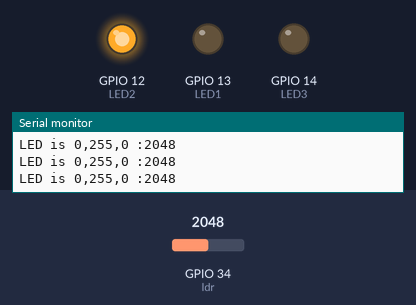
Bench run of a sketch on a simulated ESP32. Shown: output pins drawn as LEDs (lit = HIGH), the last lines printed to the serial monitor. The inputs (shaded band) are chosen by the test bench; at power-on: GPIO 34 (ldr) = 2048.

Above: at 1.2 s.
1.3 s: GPIO 34 (ldr) set to 1927
At 2.1 s:
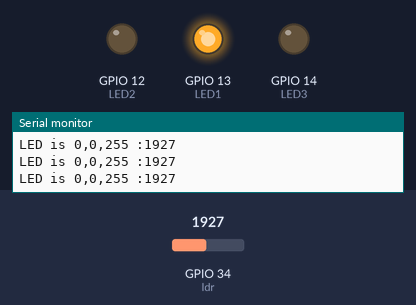
2.8 s: GPIO 34 (ldr) set to 1044
4.3 s: GPIO 34 (ldr) set to 967
At 5.5 s:
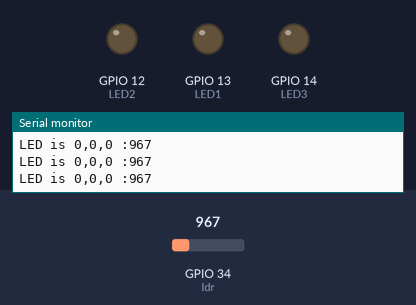
5.8 s: GPIO 34 (ldr) set to 3040
At 6.8 s:
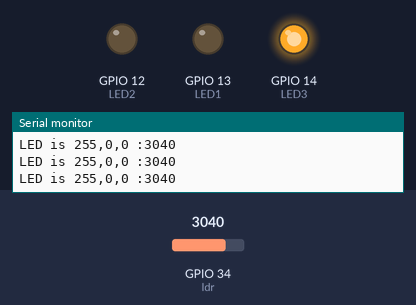
7.3 s: GPIO 34 (ldr) set to 2963
At 8.4 s:
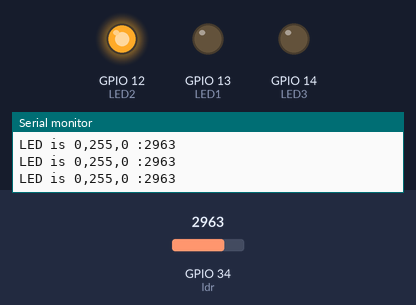
8.8 s: GPIO 34 (ldr) set to 3603
At 9.1 s:
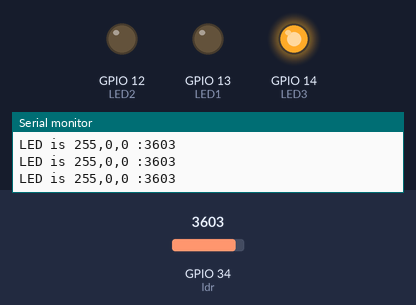
Timing chart, 0 to 11.3 s (numbered marks = the images above; inputs shaded):
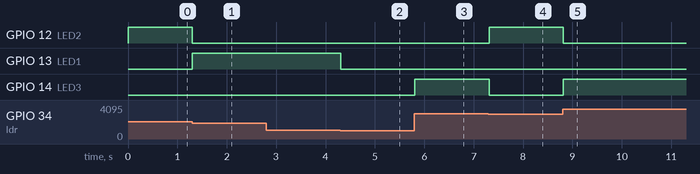

Measured:
- the behaviour switches between 2000 and 1999 on GPIO 34 (ldr) (found by bisection; images 0 and 1)
- the behaviour switches between 1000 and 999 on GPIO 34 (ldr) (found by bisection; images 1 and 2)
- the behaviour switches between 3000 and 2999 on GPIO 34 (ldr) (found by bisection; images 3 and 4)
- after the input at 1.3 s, GPIO 12 (LED2): HIGH → LOW at once; GPIO 13 (LED1): LOW → HIGH at once
- after the input at 4.3 s, GPIO 13 (LED1): HIGH → LOW at once
- after the input at 5.8 s, GPIO 14 (LED3): LOW → HIGH at once
- after the input at 7.3 s, GPIO 12 (LED2): LOW → HIGH at once; GPIO 14 (LED3): HIGH → LOW at once
- after the input at 8.8 s, GPIO 12 (LED2): HIGH → LOW at once; GPIO 14 (LED3): LOW → HIGH at once

The sketch:

SimpleLEDBlinking.ino
```cpp
int LED1 = 13;
int LED2 = 12;
int LED3 = 14;
int ldr = 34;

void setup() {
  pinMode(LED1,OUTPUT);
  pinMode(LED2,OUTPUT);
  pinMode(LED3,OUTPUT);
  pinMode(ldr,INPUT);
  Serial.begin(9600);
}

void loop() {
  Serial.println(analogRead(ldr));

  if (analogRead(ldr)>= 3000){
    Serial.print("LED is 255,0,0 :");
    setColor(0,0,255);
  }
  else if(analogRead(ldr)>= 2000){
    setColor(0,255,0);
    Serial.print("LED is 0,255,0 :");
  }
  else if(analogRead(ldr)>= 1000){
    setColor(255,0,0);
    Serial.print("LED is 0,0,255 :");
  }
  else {
    setColor(0,0,0);
    Serial.print("LED is 0,0,0 :");
  }
  delay(20);
}


void setColor(int red, int green, int blue)
{
  // #ifdef COMMON_ANODE
  // red = 255 - red;
  // green = 255 - green;
  // blue = 255 - blue;
  // #endif
  analogWrite(LED1, red);
  analogWrite(LED2, green);
  analogWrite(LED3, blue);
}
```
